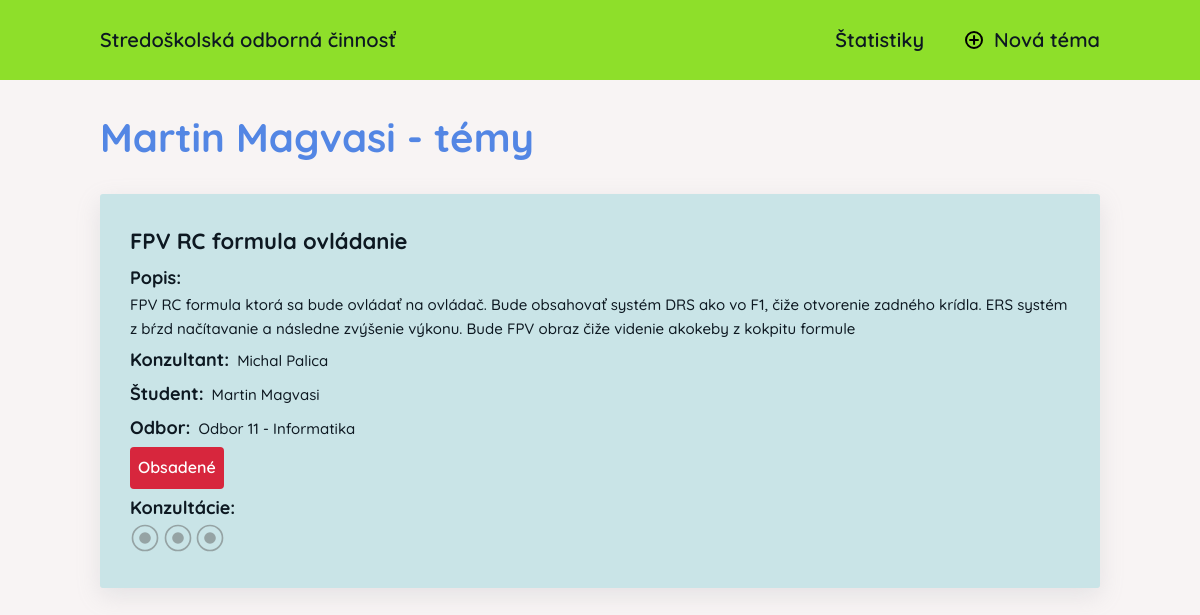
The page /student/6 on the database as committed earlier.
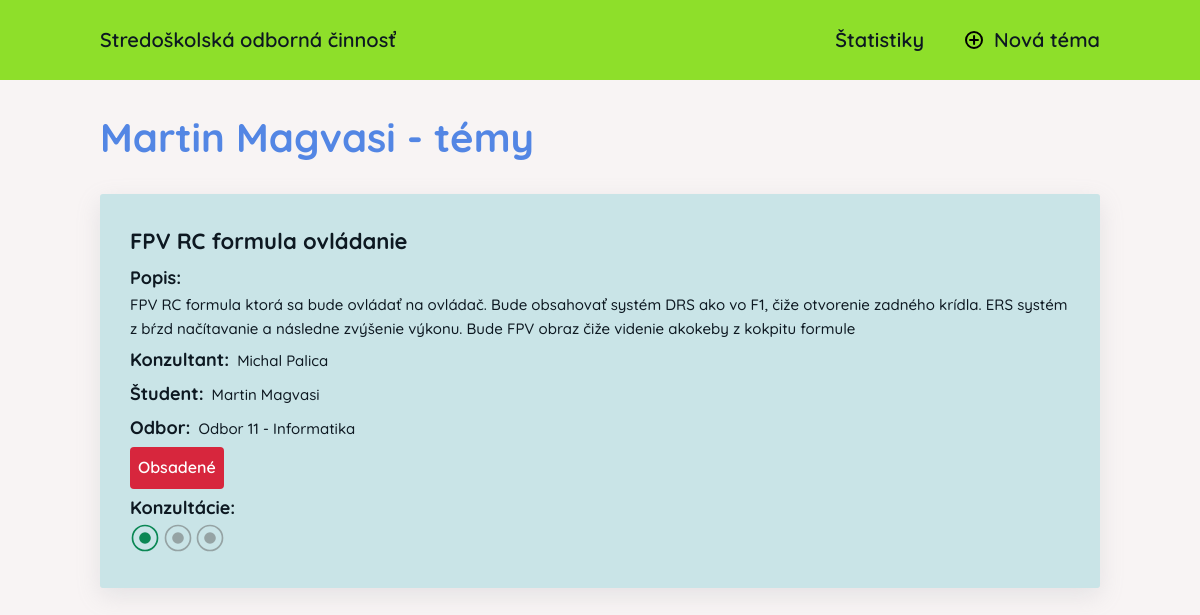
The same page on the database as committed later.
### soc/models.py (models this page shows, shortened)
class Tema(models.Model):
    nazov = models.CharField(max_length=64)
    popis = models.TextField()
    konzultant = models.ForeignKey(Ucitel, on_delete=models.CASCADE)
    student = models.ForeignKey(Student, blank=True, null=True, on_delete=models.CASCADE)
    odbor = models.ForeignKey(Odbor, on_delete=models.CASCADE)
    dostupnost = models.ForeignKey(Dostupnost, default=get_default_availability, on_delete=models.CASCADE)
    pocet_konzultacii = models.IntegerField(default=0)
    class Meta:
        verbose_name = "Téma"
        verbose_name_plural = "Témy"
        ordering = ["-dostupnost", "nazov"]

class Ucitel(models.Model):
    meno = models.CharField(max_length=16)
    priezvisko = models.CharField(max_length=32)
    email = models.EmailField(max_length=254)
    heslo = models.CharField(max_length=255)
    class Meta:
        verbose_name = "Učiteľ"
        verbose_name_plural = "Učitelia"
        ordering = ["priezvisko"]
    def __str__(self) -> str:
        return f"{self.meno} {self.priezvisko}"

class Student(models.Model):
    meno = models.CharField(max_length=16)
    priezvisko = models.CharField(max_length=32)
    trieda = models.ForeignKey(Trieda, on_delete=models.CASCADE)
    email = models.EmailField(max_length=254)
    heslo = models.CharField(max_length=255)
    class Meta:
        verbose_name = "Študent"
        verbose_name_plural = "Študenti"
        ordering = ["priezvisko"]
    def __str__(self) -> str:
        return f"{self.meno} {self.priezvisko}"

class Odbor(models.Model):
    nazov = models.CharField(max_length=64)
    class Meta:
        verbose_name = "Odbor"
        verbose_name_plural = "Odbory"
        ordering = ["nazov"]
    def __str__(self) -> str:
        return f"{self.nazov}"

class Dostupnost(models.Model):
    nazov = models.CharField(max_length=32)
    class Meta:
        verbose_name = "Dostupnosť"
        verbose_name_plural = "Dostupnosti"
        ordering = ["nazov"]
    def __str__(self) -> str:
        return f"{self.nazov}"

### soc/views.py (the view)
# urls.py: path('student/<int:pk>', views.student, name="student"),
def student(request, pk):
    student = get_object_or_404(Student, id=pk)
    temy = Tema.objects.filter(student=student).order_by("dostupnost_id", "nazov")
    range_filter = list(range(1,4))
    return render(request, 'soc/student.html', {
        "student" : student,
        "temy" : temy,
        "range_filter" : range_filter
    })

### soc/templates/soc/student.html (shortened to what this page needs)
{% extends "base.html" %}
{% block content %}
<h1 class="heading-container heading-primary">{{student}} - témy</h1>
<div class="overview">
    {% if temy %}
        {% for tema in temy %}
            <div class="overview-item">
                <h2 class="heading-secondary"><a href="#" class="link topic">{{tema.nazov}}</a></h2>
                <div class="description-container info-container">
                    <h3 class="heading-tertiary">Popis:</h3>
                    <div class="description-text info-text">{{tema.popis}}</div>
                </div>
                <div class="consultant-container info-container inline-container">
                    <h3 class="heading-tertiary">Konzultant:</h3>
                    <div class="info-text teacher" data-id="{{ tema.konzultant.id }}"><a href="{% url "ucitel" tema.konzultant.id %}" class="link">{{tema.konzultant}}</a></div>
                </div>
                <div class="student-container info-container inline-container">
                    <h3 class="heading-tertiary">Študent:</h3>
                    <div class="info-text student" data-id="{{ tema.student.id }}">
                        {% if tema.student == None %}
                        ---
                        {% else %}
                        <a href="{% url "student" tema.student.id %}" class="link">{{tema.student}}</a>
                        {% endif %}
                    </div>
                </div>
                <div class="department-container info-container inline-container">
                    <h3 class="heading-tertiary">Odbor:</h3>
                    <div class="info-text department" data-id="{{ tema.odbor.id }}">{{tema.odbor}}</div>
                </div>
                <div class="info-container availability-container">
                    <div class="availability
                            {% if tema.dostupnost.nazov == 'Obsadené' %}occupied{% endif %}
                            {% if tema.dostupnost.nazov == 'Čaká na schválenie' %}pending{% endif %} "
                        data-id="{{ tema.dostupnost.id }}">
                        {{ tema.dostupnost }}
                    </div>
                </div>
                {% if tema.dostupnost.nazov == "Obsadené" %}
                    <div class="info-container consultations-container">
                        <h3 class="heading-tertiary">Konzultácie: </h3>
                        <div class="consultations">
                        </div>
                    </div>
                {% endif %}
            </div>
        {% endfor %}
    {% endif %}
</div>
{% endblock content %}

Rows that differ between the two databases and show on the page:
changed Tema "FPV RC formula ovládanie": pocet_konzultacii 0 → 1 (drawn)
